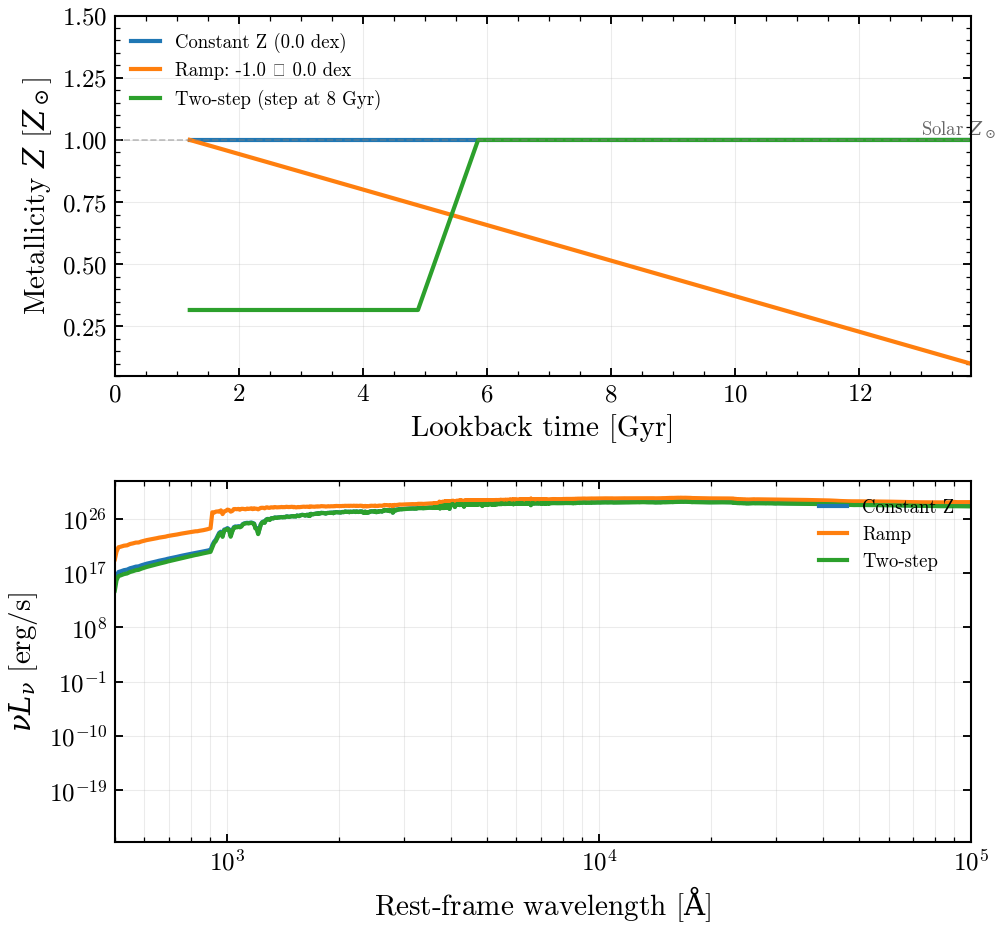

Source code (Python):
"""
Metallicity evolution: three scenarios for Z(t) and resulting SED
===================================================================

The chemical composition of stars encodes the assembly history of galaxies.
This figure demonstrates three metallicity evolution pathways available in
tengri: (1) constant solar Z, (2) linear ramp from Z = 0.1 Zsun to Zsun
over 13 Gyr of cosmic time, and (3) two-step enrichment (low-metallicity
plateau at early times, then a sharp jump at lookback time 8 Gyr ago).

Physical interpretation: early galaxies assembled from primordial gas with low
metallicity, then either gradually enriched (via in-situ nucleosynthesis) or
experienced rapid metal injection from a merger or starburst event. The
resulting stellar populations carry different absorption features and colors
due to metallicity-dependent stellar opacity and line strengths.

The top panel shows Z(t) for each scenario over cosmic time. The bottom panel
displays the rest-frame integrated SED; metallicity variations produce
stronger UV absorption and altered optical/near-IR colors.

Reference: Searle, L. 1971, ApJ, 168, 327 (galactic chemical evolution foundations).
"""

import os

os.environ["TF_CPP_MIN_LOG_LEVEL"] = "2"  # suppress XLA/PjRt C++ INFO+WARNING logs

import os
import warnings

import jax
import matplotlib.pyplot as plt
import numpy as np

import tengri
from tengri.analysis.plotting import setup_style

setup_style()
warnings.filterwarnings("ignore", message=".*BakedInBackend.*")

# Physical constants
AGE_UNIVERSE_GYR = 13.8  # Age of universe in Gyr

# Load SSP data (required for all models)
ssp = tengri.load_ssp()

# ─────────────────────────────────────────────────────────────────────────
# NOTE: met_mode is currently only exposed via the flat-kwarg Parameters()
# constructor, not via the nested-dict SEDModel.build() API. This example
# uses Parameters() directly to construct each scenario's specification.
# See: https://github.com/suchethacooray/tengri/issues/XXX (future public-API
# exposure).
# ─────────────────────────────────────────────────────────────────────────

# Scenario 1: Constant solar metallicity (Z = 1 Zsun)
spec_delta = tengri.Parameters(
    mean_sfh_type="dpl",
    sfh_dpl_tau_gyr=1.0,
    sfh_dpl_log_total_mass=10.0,
    dust_tau_diff=0.1,
    met_mode="delta",
    redshift=0.0,
)
model_delta = tengri.SEDModel(spec_delta, ssp)

# Scenario 2: Linear ramp from low to solar metallicity
spec_ramp = tengri.Parameters(
    mean_sfh_type="dpl",
    sfh_dpl_tau_gyr=1.0,
    sfh_dpl_log_total_mass=10.0,
    dust_tau_diff=0.1,
    met_mode="ramp",
    redshift=0.0,
)
model_ramp = tengri.SEDModel(spec_ramp, ssp)

# Scenario 3: Two-step metallicity (low then high)
spec_twostep = tengri.Parameters(
    mean_sfh_type="dpl",
    sfh_dpl_tau_gyr=1.0,
    sfh_dpl_log_total_mass=10.0,
    dust_tau_diff=0.1,
    met_mode="two_step",
    redshift=0.0,
)
model_twostep = tengri.SEDModel(spec_twostep, ssp)

# ─────────────────────────────────────────────────────────────────────────
# Set up parameters for each scenario
# ─────────────────────────────────────────────────────────────────────────

# Scenario 1: constant solar
p_delta = dict(model_delta.spec.sample(jax.random.PRNGKey(42)))
p_delta["met_logzsol"] = 0.0  # Solar metallicity (Z = 1 Zsun)

# Scenario 2: ramp from -1.0 to 0.0 dex (0.1 Zsun to solar)
p_ramp = dict(model_ramp.spec.sample(jax.random.PRNGKey(43)))
p_ramp["met_logzsol_0"] = -1.0  # Early-time Z = 0.1 Zsun
p_ramp["met_logzsol_final"] = 0.0  # Present-day Z = 1 Zsun

# Scenario 3: two-step (low then jump)
p_twostep = dict(model_twostep.spec.sample(jax.random.PRNGKey(44)))
p_twostep["met_logzsol_old"] = -0.5  # Old stars: Z = 0.316 Zsun
p_twostep["met_logzsol_young"] = 0.0  # Young stars: Z = 1.0 Zsun
p_twostep["met_step_age_gyr"] = 8.0  # Step occurs at 8 Gyr lookback time

# ─────────────────────────────────────────────────────────────────────────
# Generate SED predictions
# ─────────────────────────────────────────────────────────────────────────

pred_delta = model_delta.predict_rest_sed(p_delta)
pred_ramp = model_ramp.predict_rest_sed(p_ramp)
pred_twostep = model_twostep.predict_rest_sed(p_twostep)

# Extract wavelength and flux arrays
wave_delta = np.asarray(pred_delta.wavelength)
sed_delta = np.asarray(pred_delta.sed)

wave_ramp = np.asarray(pred_ramp.wavelength)
sed_ramp = np.asarray(pred_ramp.sed)

wave_twostep = np.asarray(pred_twostep.wavelength)
sed_twostep = np.asarray(pred_twostep.sed)

# ─────────────────────────────────────────────────────────────────────────
# Extract age grid for Z(t) tracks (in Gyr, present = 0)
# ─────────────────────────────────────────────────────────────────────────
# SSP data stores ages in log10(Gyr); convert to linear Gyr for interpolation
ssp_lg_ages_gyr = np.asarray(ssp.ssp_lg_age_gyr)
ssp_ages_gyr = 10.0 ** ssp_lg_ages_gyr
ssp_ages_yr = ssp_ages_gyr * 1e9
lookback_time_gyr = AGE_UNIVERSE_GYR - ssp_ages_gyr

# ─────────────────────────────────────────────────────────────────────────
# Reconstruct Z(t) for each scenario (not yet exposed as a public method,
# so we manually apply the transformations)
# ─────────────────────────────────────────────────────────────────────────

# Scenario 1: constant
z_delta = np.full_like(lookback_time_gyr, 10.0 ** p_delta["met_logzsol"])

# Scenario 2: linear ramp (as a function of SSP age)
z_0 = 10.0 ** p_ramp["met_logzsol_0"]  # Absolute Z at earliest time
z_final = 10.0 ** p_ramp["met_logzsol_final"]  # Absolute Z at present day
# Linear interpolation from age_yr=0 to age_yr=max
age_max = ssp_ages_yr.max()
z_ramp = z_0 + (z_final - z_0) * (ssp_ages_yr / age_max)
z_ramp_logzsol = np.log10(z_ramp) - np.log10(1.0)  # Convert back to log(Z/Zsun)

# Scenario 3: two-step at lookback time
step_age_gyr = p_twostep["met_step_age_gyr"]
step_age_yr = step_age_gyr * 1e9
z_old = 10.0 ** p_twostep["met_logzsol_old"]
z_young = 10.0 ** p_twostep["met_logzsol_young"]
z_twostep = np.where(
    ssp_ages_yr >= step_age_yr,
    z_old,
    z_young,
)

# ─────────────────────────────────────────────────────────────────────────
# Create figure with two panels: Z(t) and resulting SED
# ─────────────────────────────────────────────────────────────────────────

fig, (ax_zt, ax_sed) = plt.subplots(2, 1, figsize=(7.0, 6.5))

# Color scheme
colors = {
    "delta": "#1f77b4",
    "ramp": "#ff7f0e",
    "twostep": "#2ca02c",
}

# ─────────────────────────────────────────────────────────────────────────
# Panel 1: Z(t) evolution
# ─────────────────────────────────────────────────────────────────────────

ax_zt.plot(
    lookback_time_gyr,
    z_delta,
    color=colors["delta"],
    lw=2.0,
    label="Constant Z (0.0 dex)",
)

ax_zt.plot(
    lookback_time_gyr,
    z_ramp,
    color=colors["ramp"],
    lw=2.0,
    label="Ramp: -1.0 → 0.0 dex",
)

ax_zt.plot(
    lookback_time_gyr,
    z_twostep,
    color=colors["twostep"],
    lw=2.0,
    label="Two-step (step at 8 Gyr)",
)

ax_zt.axhline(1.0, color="0.5", lw=0.8, ls="--", alpha=0.5)
ax_zt.text(13, 1.02, r"Solar $Z_\odot$", fontsize=9, alpha=0.6)

ax_zt.set(
    xlabel=r"Lookback time [Gyr]",
    ylabel=r"Metallicity $Z$ [$Z_\odot$]",
    xlim=(0, AGE_UNIVERSE_GYR),
    ylim=(0.05, 1.5),
)
ax_zt.legend(frameon=False, fontsize=9, loc="upper left")
ax_zt.grid(True, alpha=0.25, which="major")

# ─────────────────────────────────────────────────────────────────────────
# Panel 2: Resulting integrated SED
# ─────────────────────────────────────────────────────────────────────────

ax_sed.loglog(
    wave_delta,
    sed_delta,
    color=colors["delta"],
    lw=2.0,
    label="Constant Z",
)

ax_sed.loglog(
    wave_ramp,
    sed_ramp,
    color=colors["ramp"],
    lw=2.0,
    label="Ramp",
)

ax_sed.loglog(
    wave_twostep,
    sed_twostep,
    color=colors["twostep"],
    lw=2.0,
    label="Two-step",
)

ax_sed.set(
    xlabel=r"Rest-frame wavelength [$\mathrm{\AA}$]",
    ylabel=r"$\nu L_\nu$ [erg/s]",
    xlim=(500, 1e5),
)
ax_sed.legend(frameon=False, fontsize=9, loc="upper right")
ax_sed.grid(True, alpha=0.25, which="both", axis="both")

fig.tight_layout()

# Save figure to the script directory
script_dir = os.path.dirname(os.path.abspath(__file__))
output_path = os.path.join(script_dir, "plot_chemical_evolution_ramp.png")
plt.savefig(output_path, dpi=150, bbox_inches="tight")
print(f"Saved: {output_path}")
